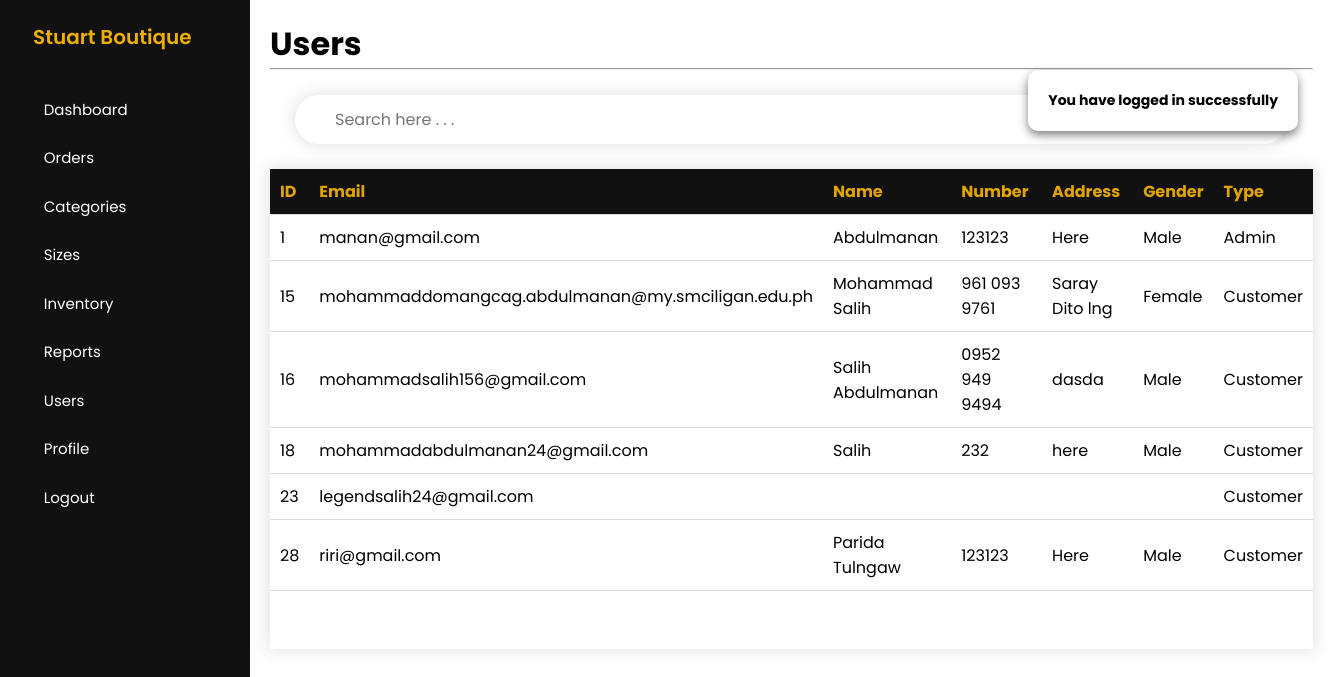
The app's page /admin/view-users.php (signed in) with its own data.
### tables this page shows
CREATE TABLE `users` (
  `userID` int(11) NOT NULL,
  `userFullname` varchar(255) DEFAULT NULL,
  `userNumber` varchar(20) DEFAULT NULL,
  `userAddress` varchar(255) DEFAULT NULL,
  `userGender` varchar(255) DEFAULT NULL,
  `userEmail` varchar(255) NOT NULL,
  `userPassword` varchar(255) NOT NULL,
  `userCode` int(255) DEFAULT NULL,
  `userType` tinyint(1) DEFAULT 0 COMMENT '0=customer, 1=admin'
);

### config/DatabaseConnection.php (called while the page is built, shortened)
<?php
    class DatabaseConnection
    {
        public function __construct()
        {
            $this->conn = new mysqli(HOSTNAME,USERNAME,PASSWORD,DATABASE);
        }
    }
?>

### admin/controllers/UsersController.php (called while the page is built, shortened)
<?php
    class UsersController
    {
        private $conn;
        public function __construct()
        {
            $db = new DatabaseConnection;
            $this->conn = $db->conn;
        }
        public function rows($row)
        {
            return $data = [
                'id' => $row['userID'],
                'fullname' => $row['userFullname'],
                'number' => $row['userNumber'],
                'address' => $row['userAddress'],
                'gender' => $row['userGender'],
                'email' => $row['userEmail'],
                'type' => $row['userType']
            ];
        }
        public function get()
        {
            $getDataQuery = "
                SELECT *
                FROM users
                ORDER BY userType=0
            ";
            $result = $this->conn->query($getDataQuery);
            if($result->num_rows > 0){
                return $result;
            }else{
                return false;
            }
        }
    }
?>

### admin/view-users.php (the view, shortened to what this page needs)
<?php
    include_once 'controllers/UsersController.php';
    $users = new UsersController;
    include 'includes/header.php';
    include 'includes/sidebar.php';
?>
<main>
    <h1>Users</h1>
    <hr>
    <div class="search-container">
        <input type="text" id="myInput" onkeyup="filterTable()" placeholder="Search here . . ." title="Type in a name">
    </div>
        <div class="table-container">
            <div class="scroll-table">
                <table class="child-table" id="inventoryTable">
                    <thead>
                        <tr>
                            <th>ID</th>
                            <th>Email</th>
                            <th>Name</th>
                            <th>Number</th>
                            <th>Address</th>
                            <th>Gender</th>
                            <th>Type</th>
                        </tr>
                    </thead>
                    <tbody>
                        <?php
                            $resultGet = $users->get();
                            if(!$resultGet){
                                showMessage('No Inventory Record Found');
                            }else{
                                foreach($resultGet as $inventoryRows) :
                                    $data = $users->rows($inventoryRows);
                        ?>
                        <tr>
                            <td>
                                <?= $data['id'] ?>
                            </td>
                            <td>
                                <?= $data['email'] ?>
                            </td>
                            <td>
                                <?= $data['fullname'] ?>
                            </td>
                            <td>
                                <?= $data['number'] ?>
                            </td>
                            <td>
                                <?= $data['address'] ?>
                            </td>
                            <td>
                                <?= $data['gender'] ?>
                            </td>
                            <td>
                                <?php
                                    if($data['type'] == 0){
                                        $type = 'Customer';
                                    }else{
                                        $type = 'Admin';
                                    }
                                ?>
                                <?= $type ?>
                            </td>
                        </tr>
                        <?php
                                endforeach;
                            }
                        ?>
                    </tbody>
                </table>
            </div>
        </div>
</main>
<?php include 'includes/footer.php'; ?>

### admin/css/sidebar4.css (style rules this page uses)
.search-container { padding: 25px 25px; align-items: center; display: flex; flex-direction: row; }
#myInput { width: 100%; font-size: 16px; padding: 12px 20px 12px 40px; border: none; outline: none; box-shadow: 0 0 15px 3px rgba(0, 0, 0, 0.1); border-radius: 25px; }

### admin/css/table10.css (style rules this page uses)
.table-container { flex: 2; }
.scroll-table { height: 480px; overflow-y: auto; background-color: #fff; box-shadow: 0 0 15px 3px rgba(0, 0, 0, 0.1); }
.child-table { border-collapse: collapse; width: 100%; background-color: #fff; }
.child-table th { position: sticky; top: 0; }
.child-table th, .child-table td { border-bottom: 1px solid #ddd; padding: 10px; text-align: left; }
.child-table th { background-color: #111; color: #E2A500; box-shadow: 0 0 15px 3px rgba(0, 0, 0, 0.1); }

### records on screen
users: id "1", userEmail "manan@gmail.com", userFullname "Abdulmanan", userNumber "123123", userAddress "Here", userGender "Male", type "Admin"
users: userID "15", userEmail "mohammaddomangcag.abdulmanan@my.smciligan.edu.ph", userFullname "Mohammad Salih", userNumber "961 093 9761", userAddress "Saray Dito lng", userGender "Female", userType "Customer"
users: userID "16", userEmail "mohammadsalih156@gmail.com", userFullname "Salih Abdulmanan", userNumber "0952 949 9494", userAddress "dasda", userGender "Male", userType "Customer"
users: userID "18", userEmail "mohammadabdulmanan24@gmail.com", userFullname "Salih", userNumber "232", userAddress "here", userGender "Male", userType "Customer"
users: userID "23", userEmail "legendsalih24@gmail.com", userType "Customer"
users: userID "28", userEmail "riri@gmail.com", userFullname "Parida Tulngaw", userNumber "123123", userAddress "Here", userGender "Male", userType "Customer"
